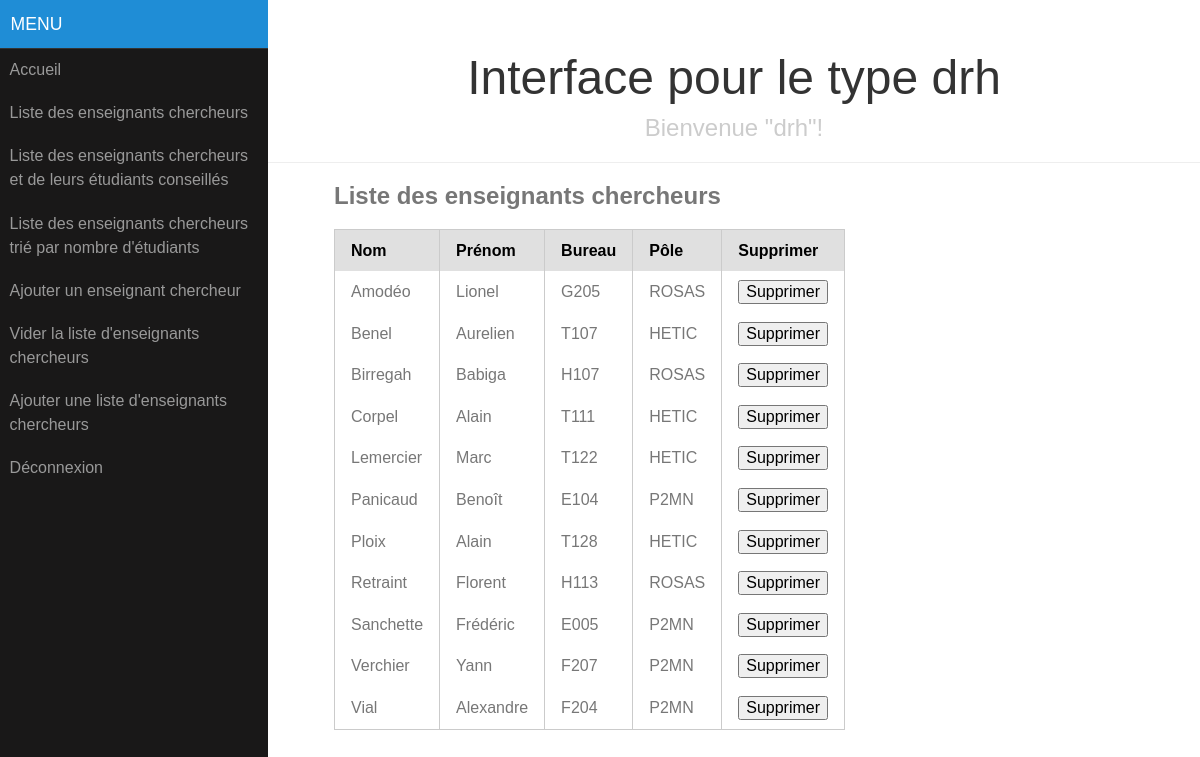
The app's page /index.php (signed in) with its own data.
### tables this page shows
CREATE TABLE IF NOT EXISTS `ec` (
  `id` int(11) NOT NULL AUTO_INCREMENT,
  `nom` varchar(30) NOT NULL,
  `prenom` varchar(30) NOT NULL,
  `bureau` varchar(4) NOT NULL,
  `id_pole` int(11) NOT NULL,
  PRIMARY KEY (`id`)
);

CREATE TABLE IF NOT EXISTS `pole` (
  `id` int(11) NOT NULL AUTO_INCREMENT,
  `nom` varchar(10) NOT NULL,
  PRIMARY KEY (`id`)
);

### controller/drh_accueil.php (called while the page is built, shortened)
<?php
include_once 'view/drh_menu.php';
include_once 'model/ec.php';
$ecs = EC::getAll();
include_once 'view/drh_liste_ecs.php';
?>

### model/ec.php (called while the page is built, shortened)
<?php
include_once 'model/personne.php';
include_once 'model/etudiant.php';
include_once 'model/pole.php';
class EC extends Personne {
private $bureau;
private $pole;
function __construct($id, $nom, $prenom, $bureau, $id_pole){
	if(!empty($id_pole))
		$this->getPole()->recupererNom();
}
static function getAll(){
	global $bdd;
	try {
		$req = "SELECT * FROM ec ORDER BY nom";
		$result = $bdd->query($req);
		$row = $result->fetch();
		if(empty($row))
			return null;
		else{
			$ecs = array();
			do{
				$ecs[] = new EC ($row['id'], $row['nom'], $row['prenom'], $row['bureau'], $row['id_pole']);
			}while($row = $result->fetch());
			return $ecs;
		}
	} catch(PDOException $e) { die ("Erreur lors de l'exécution de la requéte : " . $e->getMessage()); }
}
function setBureau($bureau) { $this->bureau = $bureau; }
function setPole($pole) { $this->pole = $pole;}
function getBureau() { return $this->bureau; }
function getPole() { return $this->pole; }
}
?>

### model/pole.php (called while the page is built, shortened)
<?php
class Pole{
private $id;
private $nom;
function recupererNom(){
	global $bdd;
	try {
		$req = "SELECT nom FROM pole WHERE id = '" . $this->getId() . "'";
		$result = $bdd->query($req);
		$row = $result->fetch();
	} catch(PDOException $e) { die ("Erreur lors de l'exécution de la requête : " . $e->getMessage()); }
}
function setId($id) { $this->id = $id; }
function setNom($nom) { $this->nom = $nom; }
function getId() { return $this->id; }
function getNom() { return $this->nom ;}
}
?>

### model/personne.php (called while the page is built, shortened)
<?php
abstract class Personne {
private $nom;
private $prenom;
function setNom($nom) { $this->nom = $nom; }
function setPrenom($prenom) { $this->prenom = $prenom; }
function getNom() { return $this->nom; }
function getPrenom() { return $this->prenom; }
}
?>

### view/drh_liste_ecs.php (the view)
<div id="main">
    <div class="header">
        <h1>Interface pour le type <?php echo $_SESSION['type'] ?></h1>
        <h2>Bienvenue "<?php echo $_SESSION['login'] ?>"!</h2>
    </div>
    <div class="content">
    	<h2>Liste des enseignants chercheurs</h2>
<?php
if (empty($ecs))
	echo '<p>Il n\'y a pas d\'enseignants-chercheurs dans la base de données.</p>';
else {
?>
	<table class="pure-table">
		<thead>
			<tr>
				<th>Nom</th>
				<th>Prénom</th>
				<th>Bureau</th>
				<th>Pôle</th>
				<th>Supprimer</th>
			</tr>
		</thead>
<?php
	foreach($ecs as $ec){
		echo '<tbody><tr>';
			echo '<td>' . $ec->getNom() . '</td>';
			echo '<td>' . $ec->getPrenom() .'</td>';
			echo '<td>' . $ec->getBureau() .'</td>';
			echo '<td>' . $ec->getPole()->getNom() .'</td>';
			echo '<td><form class="form_delete_ec" method="POST" action="index.php?page=drh_delete_ec">' .
				 '<input type="hidden" name="id" value="' . $ec->getId() .
				 '" /><input type="submit" value="Supprimer" onclick="return confirm(\'Etes-vous sûr de vouloir supprimer ' . $ec->getNom() . " " . $ec->getPrenom() .'?\');"/></form></td>';
		echo '</tr></tbody>';
	}
?>
	</table>
<?php
}
?>
        </div>
    </div>
</div>
</body>

### css/pure-release-0.5.0/pure-min.css (style rules this page uses)
html { font-size:100%;-ms-text-size-adjust:100%;-webkit-text-size-adjust:100% }
html,button,input,select,textarea { font-family:sans-serif }
body { margin:0 }
h1 { font-size:2em;margin:.67em 0 }
h2 { font-size:1.5em;margin:.83em 0 }
form { margin:0 }
button,input,select,textarea { font-size:100%;margin:0;vertical-align:baseline;*vertical-align:middle }
button,input { line-height:normal }
button,html input[type=button],input[type=reset],input[type=submit] { -webkit-appearance:button;cursor:pointer;*overflow:visible }
table { border-collapse:collapse;border-spacing:0 }
.pure-table { border-collapse:collapse;border-spacing:0;empty-cells:show;border:1px solid #cbcbcb }
.pure-table td,.pure-table th { border-left:1px solid #cbcbcb;border-width:0 0 0 1px;font-size:inherit;margin:0;overflow:visible;padding:.5em 1em }
.pure-table td:first-child,.pure-table th:first-child { border-left-width:0 }
.pure-table thead { background:#e0e0e0;color:#000;text-align:left;vertical-align:bottom }
.pure-table td { background-color:transparent }

### css/side-menu.css (style rules this page uses)
body { color: #777; }
.content { margin: 0 auto; padding: 0 2em; max-width: 800px; margin-bottom: 50px; line-height: 1.6em; }
.header { margin: 0; color: #333; text-align: center; padding: 2.5em 2em 0; border-bottom: 1px solid #eee; }
.header h1 { margin: 0.2em 0; font-size: 3em; font-weight: 300; }
.header h2 { font-weight: 300; color: #ccc; padding: 0; margin-top: 0; }
@media (min-width: 48em) { .header, .content { padding-left: 2em; padding-right: 2em; } }

### records on screen
ec: nom "Amodéo", prenom "Lionel", bureau "G205", id_pole.nom "ROSAS"
ec: nom "Benel", prenom "Aurelien", bureau "T107", id_pole.nom "HETIC"
ec: nom "Birregah", prenom "Babiga", bureau "H107", id_pole.nom "ROSAS"
ec: nom "Corpel", prenom "Alain", bureau "T111", id_pole.nom "HETIC"
ec: nom "Lemercier", prenom "Marc", bureau "T122", id_pole.nom "HETIC"
ec: nom "Panicaud", prenom "Benoît", bureau "E104", id_pole.nom "P2MN"
ec: nom "Ploix", prenom "Alain", bureau "T128", id_pole.nom "HETIC"
ec: nom "Retraint", prenom "Florent", bureau "H113", id_pole.nom "ROSAS"
ec: nom "Sanchette", prenom "Frédéric", bureau "E005", id_pole.nom "P2MN"
ec: nom "Verchier", prenom "Yann", bureau "F207", id_pole.nom "P2MN"
ec: nom "Vial", prenom "Alexandre", bureau "F204", id_pole.nom "P2MN"

### other values on screen
$_SESSION['type'] "drh"
$_SESSION['login'] "drh"
